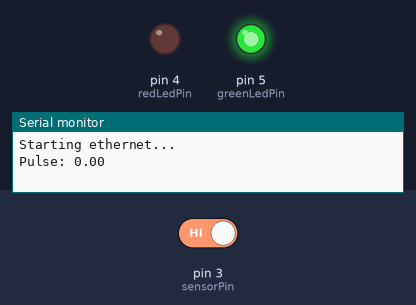
A sketch run on a simulated Arduino Uno, built for the host (arithmetic inside an expression is 32-bit, double 64-bit). Parts: output pins drawn as LEDs (lit = HIGH), the last lines printed to the serial monitor. The inputs (shaded band) are chosen by the test bench; at power-on: pin 3 (sensorPin) HIGH.

Above: at 1.2 s.
1.3 s: pin 3 (sensorPin) driven LOW
At 2.5 s:
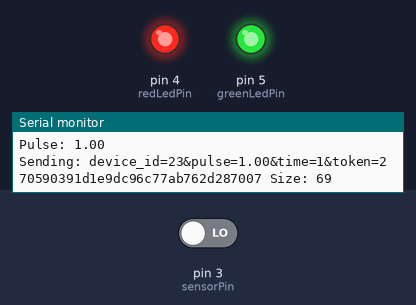
Timing chart, 0 to 4.5 s (numbered marks = the images above; inputs shaded):
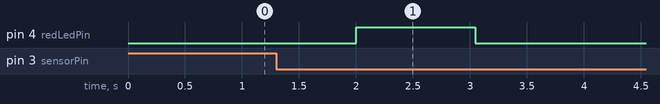

The sketch:

arduino.ino
```cpp
#include <EtherCard.h>

byte sensorInterrupt = 1;
byte sensorPin = 3;
byte redLedPin = 4;
byte greenLedPin = 5;

//CHANGE
String deviceId = "23";
uint8_t mac[6] = {0x00,0x01,0x02,0x23,0x23,0x23};
const static uint8_t ip[] = {192,168,1,123};
String token = "270590391d1e9dc96c77ab762d287007";
//CHANGE

//LAN
const static uint8_t gw[] = {192,168,1,1};
const static uint8_t dns[] = {192,168,1,1};
const char website[] PROGMEM = "ruanydepaula.com.br";
byte Ethernet::buffer[700];
static byte session;
Stash stash;
//LAN

volatile byte pulseCount;
float pulse;
float pulseTotal;
unsigned long oldTime;

void setup()
{
    Serial.begin(9600);

    pinMode(sensorPin, INPUT_PULLUP);
    pinMode(redLedPin, OUTPUT);
    pinMode(greenLedPin, OUTPUT);
    attachInterrupt(sensorInterrupt, pulseCounter, FALLING);

    pulseTotal = 0;
    networkStart();
}

void pulseCounter ()
{
    pulseCount++;
}

void networkStart ()
{
    bool isOk = true;

    setLed(redLedPin, HIGH);
    setLed(greenLedPin, HIGH);
    Serial.println("Starting ethernet...");
    if (ether.begin(sizeof Ethernet::buffer, mac, 10) == 0) {
        Serial.println(F("Failed to access Ethernet controller"));
        isOk = false;
    }

    if (!ether.staticSetup(ip, gw, dns)) {
        Serial.println(F("Static IP failed"));
        isOk = false;
    }

    if (!ether.dnsLookup(website)) {
        Serial.println(F("DNS failed"));
        isOk = false;
    }

    ether.printIp("IP:  ", ether.myip);
    ether.printIp("SRV: ", ether.hisip);

    if (isOk) {
        setLed(redLedPin, LOW);
        setLed(greenLedPin, HIGH);
    }
}

void loop()
{
    receiveAnswer();

    if ((millis() - oldTime) > 1000) {
        detachInterrupt(sensorInterrupt);

        pulse = ((1000.0 / (millis() - oldTime)) * pulseCount);
        Serial.println("Pulse: " + String(pulse));

        if (pulse != 0) {
            sendToServer(pulse);
            pulseTotal += pulse;
        }

        if (pulse == 0 && pulseTotal != 0) {
            Serial.println("Pulse Amount: " + String(pulseTotal));
            pulseTotal = 0;
            setLed(redLedPin, LOW);
            setLed(greenLedPin, HIGH);
        }

        oldTime = millis();
        pulseCount = 0;

        attachInterrupt(sensorInterrupt, pulseCounter, FALLING);
    }
}

void receiveAnswer ()
{
    ether.packetLoop(ether.packetReceive());

    const char* reply = ether.tcpReply(session);
    if (reply != 0) {
        Serial.println("Answer Received");
    }
}

void sendToServer (float pulseAmount)
{
    setLed(redLedPin, HIGH);
    setLed(greenLedPin, HIGH);

    String params = "device_id=" + deviceId + "&pulse=" + String(pulseAmount) + "&time=1&token=" + token;
    Serial.println("Sending: " + params + " Size: " + String(params.length()));

    byte sd = stash.create();
    stash.print(params);
    stash.save();
    int stashSize = stash.size();

    Stash::prepare(PSTR("POST http://$F/index.php?r=api/create HTTP/1.1" "\r\n"
"Host: $F \r\n"
"Content-Length: $D" "\r\n"
"Content-Type: application/x-www-form-urlencoded \r\n"
"\r\n"
"$H"), website, website, stashSize, sd);

    session = ether.tcpSend();
    if (stash.freeCount() <= 3) {
        Stash::initMap(56);
    }
}

void setLed (byte led, int statusLed)
{
    digitalWrite(led, statusLed);
}
```

Measured:
- after the input at 1.3 s, pin 4 (redLedPin): LOW → HIGH after 0.70 s, → LOW 1.0 s later
